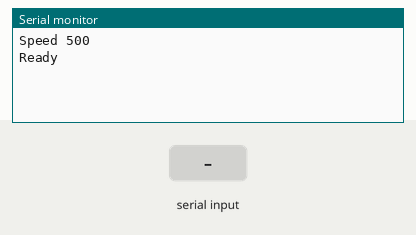
Recording of a sketch running on a simulated Arduino Uno, built with avr-gcc and run on an emulated ATmega328P. Parts: the last lines printed to the serial monitor. The inputs (shaded band) are chosen by the test bench.

Above: at 1.2 s.
1.3 s: "MOVE\n" received over Serial
At 1.9 s:
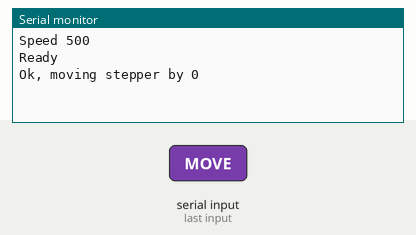
2.8 s: "90 45\n" received over Serial
At 4.3 s:
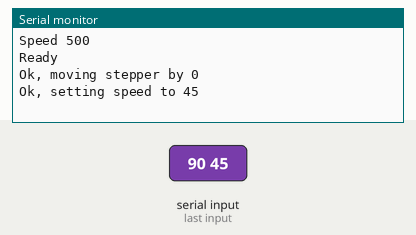

The sketch:

NemaMachine.ino
```cpp
#include <Stepper.h>
#define STEPS 200

long value;
int Speed=500;
Stepper stepper(STEPS, 3, 4); // Pin 3 DIRECTION & Pin 4 STEP Pin of Driver

#define StepperSleepo 6

void setup() {

  Serial.begin(9600);
  stepper.setSpeed(Speed); // max 1000

  pinMode(StepperSleepo, OUTPUT);
  digitalWrite(StepperSleepo, LOW);

  Serial.println("Speed " + String(Speed));
  Serial.println("Ready");
}

void loop() {
  detectCommand();
}

void detectCommand(){
  if (Serial.available() > 0) {
    String request = Serial.readStringUntil('\n');
    processCommand(request);
  }
}


String getValue(String data, char separator, int index) {
  int found = 0;
  int strIndex[] = { 0, -1 };
  int maxIndex = data.length() - 1;

  for (int i = 0; i <= maxIndex && found <= index; i++) {
    if (data.charAt(i) == separator || i == maxIndex) {
      found++;
      strIndex[0] = strIndex[1] + 1;
      strIndex[1] = (i == maxIndex) ? i + 1 : i;
    }
  }
  return found > index ? data.substring(strIndex[0], strIndex[1]) : "";
}


void processCommand(String request){
  String command = getValue(request, ' ', 0);

  if(command=="MOVE"){
    String str = getValue(request, ' ', 1);
    value = str.toInt();
    if(isnan(value)) {
      Serial.println("Nope, invalid steps " + String(value));
      return;
    } else {
      digitalWrite(StepperSleepo, HIGH);
      stepper.step(value);
      digitalWrite(StepperSleepo, LOW);
      Serial.println("Ok, moving stepper by " + String(value));
      return;
    }
  } else if(command="SPEED"){
    String str = getValue(request, ' ', 1);
    value = str.toInt();
    if(isnan(value)) {
      Serial.println("Nope, invalid speed " + String(value));
      return;
    } else {
      Speed = value;
      stepper.setSpeed(Speed);
      Serial.println("Ok, setting speed to " + String(value));
      return;
    }
  }

  Serial.println("Nope, unrecognized command " + String(command) + " with request " + String(request));
}
```

Measured:
- after the input at 1.3 s, the serial monitor: prints a new line at once (image 1)
- after the input at 2.8 s, the serial monitor: prints a new line at once (image 2)
